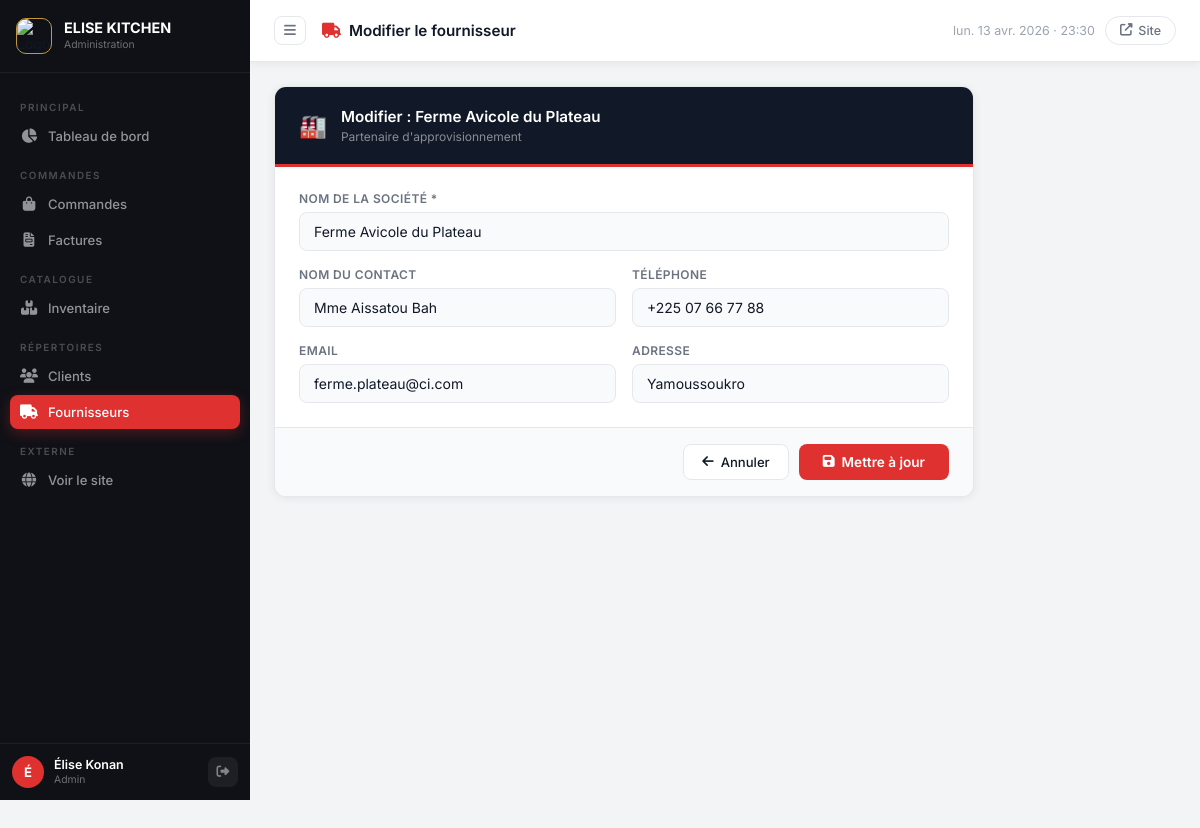
Page /admin/fournisseur/2/modifier (signed in) on the committed database.
### tables this page shows
CREATE TABLE fournisseurs (
    id          INTEGER PRIMARY KEY AUTOINCREMENT,
    nom_societe TEXT NOT NULL,
    contact     TEXT,
    telephone   TEXT,
    email       TEXT,
    adresse     TEXT,
    created_at  TEXT DEFAULT (datetime('now','localtime'))
);

### app.py (the view, shortened to what this page needs)
@app.route('/admin/fournisseur/<int:id>/modifier', methods=['GET', 'POST'])
@login_required
def admin_modifier_fournisseur(id):
    fournisseur = qry("SELECT * FROM fournisseurs WHERE id=?", (id,), one=True)
    if not fournisseur:
        flash("Fournisseur introuvable.", "danger"); return redirect(url_for('admin_fournisseurs'))
    return render_template('admin/fournisseur_form.html', fournisseur=fournisseur)

### app.py (called while the page is built)
def get_db():
    if 'db' not in g:
        g.db = sqlite3.connect(
            app.config['DATABASE'],
            detect_types=sqlite3.PARSE_DECLTYPES
        )
        g.db.row_factory = sqlite3.Row
        g.db.execute("PRAGMA journal_mode=WAL")
        g.db.execute("PRAGMA foreign_keys=ON")
    return g.db

def qry(sql, args=(), one=False):
    cur = get_db().execute(sql, args)
    rows = [dict(r) for r in cur.fetchall()]
    return rows[0] if one and rows else (None if one else rows)

def login_required(f):
    @wraps(f)
    def deco(*a, **kw):
        if 'admin_id' not in session:
            flash("Veuillez vous connecter.", "warning")
            return redirect(url_for('admin_login'))
        return f(*a, **kw)
    return deco

@app.context_processor
def inject_globals():
    ctx = {'nouvelles_commandes': 0, 'annee': datetime.now().year}
    if 'admin_id' in session:
        try:
            row = qry("SELECT COUNT(*) as n FROM commandes WHERE statut='nouvelle'", one=True)
            ctx['nouvelles_commandes'] = row['n'] if row else 0
        except Exception:
            pass
    return ctx

### templates/admin/fournisseur_form.html (shortened to what this page needs)
{% extends "admin/base.html" %}
{% block page_title %}<i class="fas fa-truck" style="color:#E03131;margin-right:8px;"></i>{{ 'Modifier le fournisseur' if fournisseur else 'Nouveau fournisseur' }}{% endblock %}
{% block content %}
<div class="admin-form-container">
    <div class="admin-form-card">
        <div class="admin-form-header">
            <div class="admin-form-header-icon">🏭</div>
            <div>
                <h3>{{ 'Modifier : ' + fournisseur.nom_societe if fournisseur else 'Ajouter un fournisseur' }}</h3>
                <p>Partenaire d'approvisionnement</p>
            </div>
        </div>
        <form method="POST" class="admin-form-body">
            <div style="display:grid;grid-template-columns:1fr 1fr;gap:16px;">
                <div style="grid-column:1/-1;">
                    <label class="field-label">Nom de la société *</label>
                    <input type="text" name="nom_societe" class="field-ctrl" placeholder="Ex: Grossiste Alimentaire SACI" required
                           value="{{ fournisseur.nom_societe if fournisseur else '' }}">
                </div>
                <div>
                    <label class="field-label">Nom du contact</label>
                    <input type="text" name="contact" class="field-ctrl" placeholder="Ex: M. Kouassi Yao"
                           value="{{ fournisseur.contact if fournisseur else '' }}">
                </div>
                <div>
                    <label class="field-label">Téléphone</label>
                    <input type="tel" name="telephone" class="field-ctrl" placeholder="+225 27 00 00 00"
                           value="{{ fournisseur.telephone if fournisseur else '' }}">
                </div>
                <div>
                    <label class="field-label">Email</label>
                    <input type="email" name="email" class="field-ctrl" placeholder="contact@societe.ci"
                           value="{{ fournisseur.email if fournisseur else '' }}">
                </div>
                <div>
                    <label class="field-label">Adresse</label>
                    <input type="text" name="adresse" class="field-ctrl" placeholder="Zone, Ville"
                           value="{{ fournisseur.adresse if fournisseur else '' }}">
                </div>
            </div>
        </form>
        <div class="admin-form-footer">
            <a href="{{ url_for('admin_fournisseurs') }}" class="btn-secondary"><i class="fas fa-arrow-left"></i> Annuler</a>
            <button class="btn-save" onclick="document.querySelector('form').submit();">
                <i class="fas fa-{% if fournisseur %}save{% else %}plus{% endif %}"></i>
                {{ 'Mettre à jour' if fournisseur else 'Ajouter' }}
            </button>
        </div>
    </div>
</div>
{% endblock %}

### static/css/admin.css (style rules this page uses)
:root { --sidebar-bg: #0F1117; --sidebar-w: 250px; --topbar-h: 62px; --red: #E03131; --red-dk: #B91C1C; --red-lt: #FFF0F0; --gold: #C4973A; --content-bg: #F3F4F6; --white: #FFFFFF; --dark: #111827; --gray-50: #F9FAFB; --gray-100: #F3F4F6; --gray-200: #E5E7EB; --gray-400: #9CA3AF; --gray-600: #6B7280; --gray-700: #374151; --gray-800: #1F2937; --green: #059669; --blue: #2563EB; --orange: #D97706; --purple: #7C3AED; --radius: 12px; --radius-sm: 8px; --shadow: 0 1px 10px rgba(0,0,0,0.07); --shadow-md: 0 4px 20px rgba(0,0,0,0.1); }
*, *::before, *::after { box-sizing: border-box; margin: 0; padding: 0; }
body { font-family: 'Inter', sans-serif; background: var(--content-bg); color: var(--dark); min-height: 100vh; font-size: 0.875rem; -webkit-font-smoothing: antialiased; }
a { text-decoration: none; color: inherit; }
.btn-secondary { display: inline-flex; align-items: center; gap: 7px; padding: 9px 18px; background: var(--white); color: var(--dark); border: 1px solid var(--gray-200); border-radius: var(--radius-sm); font-size: 0.82rem; font-weight: 500; cursor: pointer; transition: all 0.2s; text-decoration: none; }
.admin-form-container { max-width: 700px; }
.admin-form-card { background: var(--white); border-radius: var(--radius); box-shadow: var(--shadow); border: 1px solid var(--gray-200); overflow: hidden; }
.admin-form-header { background: var(--dark); padding: 20px 24px; display: flex; align-items: center; gap: 14px; border-bottom: 3px solid var(--red); }
.admin-form-header-icon { font-size: 1.4rem; }
.admin-form-header h3 { color: white; font-size: 0.95rem; font-weight: 600; margin: 0; }
.admin-form-header p { color: rgba(255,255,255,0.5); font-size: 0.75rem; margin: 3px 0 0; }
.admin-form-body { padding: 24px; }
.field-label { display: block; font-size: 0.75rem; font-weight: 600; color: var(--gray-600); text-transform: uppercase; letter-spacing: 0.4px; margin-bottom: 6px; }
.field-ctrl { width: 100%; padding: 10px 14px; border: 1px solid var(--gray-200); border-radius: var(--radius-sm); font-size: 0.875rem; font-family: 'Inter', sans-serif; background: var(--gray-50); color: var(--dark); transition: all 0.2s; }
.admin-form-footer { display: flex; gap: 10px; justify-content: flex-end; padding: 16px 24px; border-top: 1px solid var(--gray-200); background: var(--gray-50); }
.btn-save { display: inline-flex; align-items: center; gap: 7px; padding: 10px 24px; background: var(--red); color: white; border: none; border-radius: var(--radius-sm); font-weight: 600; font-size: 0.85rem; cursor: pointer; transition: all 0.2s; font-family: 'Inter', sans-serif; }

### rows in the picture
fournisseurs: nom_societe "Modifier : Ferme Avicole du Plateau", nom_societe "Ferme Avicole du Plateau", contact "Mme Aissatou Bah", telephone "+225 07 66 77 88", email "ferme.plateau@ci.com", adresse "Yamoussoukro"

### other values in the picture
{{ session.get('admin_nom', 'A')[0].upper() }} "É"
{{ session.get('admin_nom', 'Admin') }} "Élise Konan"
{{ session.get('admin_role', '') }} "Admin"
{{ 'Modifier le fournisseur' if fournisseur else 'Nouveau fournisseur' }} "Modifier le fournisseur"
{{ 'Mettre à jour' if fournisseur else 'Ajouter' }} "Mettre à jour"
